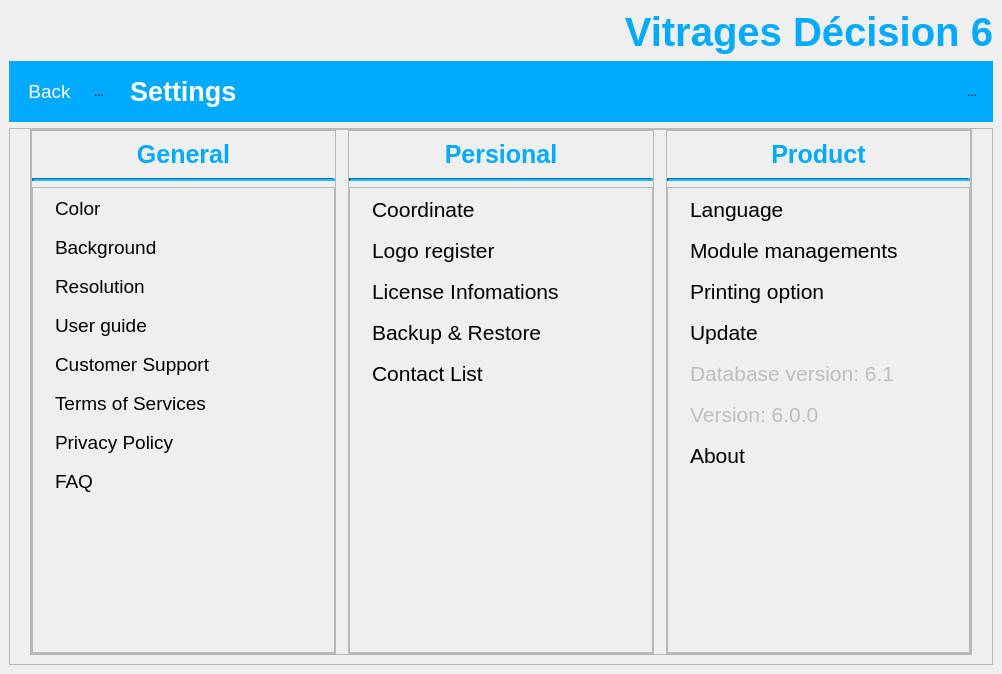
<?xml version="1.0" encoding="UTF-8"?>
<ui version="4.0">
 <class>SettingScreen</class>
 <widget class="QMainWindow" name="SettingScreen">
  <property name="geometry">
   <rect>
    <x>0</x>
    <y>0</y>
    <width>1002</width>
    <height>674</height>
   </rect>
  </property>
  <property name="windowTitle">
   <string>Vitrages Décision 6</string>
  </property>
  <property name="windowIcon">
   <iconset resource="design_res.qrc">
    <normaloff>:/design/images/logo.ico</normaloff>:/design/images/logo.ico</iconset>
  </property>
  <widget class="QWidget" name="centralwidget">
   <layout class="QVBoxLayout" name="verticalLayout">
    <item>
     <widget class="QFrame" name="frameHeader">
      <property name="frameShape">
       <enum>QFrame::NoFrame</enum>
      </property>
      <property name="frameShadow">
       <enum>QFrame::Raised</enum>
      </property>
      <layout class="QVBoxLayout" name="verticalLayout_2">
       <property name="leftMargin">
        <number>0</number>
       </property>
       <property name="topMargin">
        <number>0</number>
       </property>
       <property name="rightMargin">
        <number>0</number>
       </property>
       <property name="bottomMargin">
        <number>0</number>
       </property>
       <item>
        <widget class="QLabel" name="lblProductName">
         <property name="font">
          <font>
           <pointsize>30</pointsize>
           <weight>75</weight>
           <bold>true</bold>
          </font>
         </property>
         <property name="styleSheet">
          <string notr="true">color: rgb(0, 170, 255);</string>
         </property>
         <property name="text">
          <string>Vitrages Décision 6</string>
         </property>
         <property name="alignment">
          <set>Qt::AlignRight|Qt::AlignTrailing|Qt::AlignVCenter</set>
         </property>
        </widget>
       </item>
       <item>
        <widget class="QFrame" name="frameTitle">
         <property name="styleSheet">
          <string notr="true">background-color: rgb(0, 170, 255);</string>
         </property>
         <property name="frameShape">
          <enum>QFrame::NoFrame</enum>
         </property>
         <property name="frameShadow">
          <enum>QFrame::Raised</enum>
         </property>
         <layout class="QHBoxLayout" name="horizontalLayout">
          <item>
           <widget class="VToolButton" name="btnBack">
            <property name="font">
             <font>
              <pointsize>14</pointsize>
             </font>
            </property>
            <property name="styleSheet">
             <string notr="true">color: rgb(255, 255, 255);
border-image: url(:/design/images/back.png) 0 0 0 0 stretch stretch;
height:35px;
padding-left:5px;
padding-bottom:3px;</string>
            </property>
            <property name="text">
             <string>Back</string>
            </property>
            <property name="iconSize">
             <size>
              <width>32</width>
              <height>32</height>
             </size>
            </property>
            <property name="autoRepeat">
             <bool>false</bool>
            </property>
            <property name="toolButtonStyle">
             <enum>Qt::ToolButtonFollowStyle</enum>
            </property>
            <property name="autoRaise">
             <bool>true</bool>
            </property>
           </widget>
          </item>
          <item>
           <widget class="VToolButton" name="btnHome">
            <property name="text">
             <string>...</string>
            </property>
            <property name="icon">
             <iconset resource="design_res.qrc">
              <normaloff>:/design/images/header/home.png</normaloff>:/design/images/header/home.png</iconset>
            </property>
            <property name="iconSize">
             <size>
              <width>32</width>
              <height>32</height>
             </size>
            </property>
            <property name="autoRaise">
             <bool>true</bool>
            </property>
           </widget>
          </item>
          <item>
           <widget class="QLabel" name="lblIcon">
            <property name="text">
             <string/>
            </property>
            <property name="pixmap">
             <pixmap resource="design_res.qrc">:/design/images/title/setting.png</pixmap>
            </property>
           </widget>
          </item>
          <item>
           <widget class="QLabel" name="lblSetting">
            <property name="font">
             <font>
              <pointsize>20</pointsize>
              <weight>75</weight>
              <bold>true</bold>
             </font>
            </property>
            <property name="styleSheet">
             <string notr="true">color: rgb(255, 255, 255);</string>
            </property>
            <property name="text">
             <string>Settings</string>
            </property>
           </widget>
          </item>
          <item>
           <spacer name="horizontalSpacer">
            <property name="orientation">
             <enum>Qt::Horizontal</enum>
            </property>
            <property name="sizeHint" stdset="0">
             <size>
              <width>40</width>
              <height>20</height>
             </size>
            </property>
           </spacer>
          </item>
          <item>
           <widget class="VToolButton" name="btnQuit">
            <property name="text">
             <string>...</string>
            </property>
            <property name="icon">
             <iconset resource="design_res.qrc">
              <normaloff>:/design/images/header/shut_down.png</normaloff>:/design/images/header/shut_down.png</iconset>
            </property>
            <property name="iconSize">
             <size>
              <width>32</width>
              <height>32</height>
             </size>
            </property>
            <property name="autoRaise">
             <bool>true</bool>
            </property>
           </widget>
          </item>
         </layout>
        </widget>
       </item>
      </layout>
     </widget>
    </item>
    <item>
     <widget class="QFrame" name="frame">
      <property name="sizePolicy">
       <sizepolicy hsizetype="Preferred" vsizetype="Expanding">
        <horstretch>0</horstretch>
        <verstretch>0</verstretch>
       </sizepolicy>
      </property>
      <property name="frameShape">
       <enum>QFrame::StyledPanel</enum>
      </property>
      <property name="frameShadow">
       <enum>QFrame::Raised</enum>
      </property>
      <layout class="QVBoxLayout" name="verticalLayout_3">
       <property name="leftMargin">
        <number>20</number>
       </property>
       <property name="topMargin">
        <number>0</number>
       </property>
       <property name="rightMargin">
        <number>20</number>
       </property>
       <item>
        <widget class="QFrame" name="frame_2">
         <property name="styleSheet">
          <string notr="true"/>
         </property>
         <property name="frameShape">
          <enum>QFrame::StyledPanel</enum>
         </property>
         <property name="frameShadow">
          <enum>QFrame::Raised</enum>
         </property>
         <layout class="QHBoxLayout" name="horizontalLayout_2">
          <property name="spacing">
           <number>12</number>
          </property>
          <property name="leftMargin">
           <number>0</number>
          </property>
          <property name="topMargin">
           <number>0</number>
          </property>
          <property name="rightMargin">
           <number>0</number>
          </property>
          <property name="bottomMargin">
           <number>0</number>
          </property>
          <item>
           <widget class="QFrame" name="frame_3">
            <property name="frameShape">
             <enum>QFrame::StyledPanel</enum>
            </property>
            <property name="frameShadow">
             <enum>QFrame::Raised</enum>
            </property>
            <layout class="QVBoxLayout" name="verticalLayout_4">
             <property name="leftMargin">
              <number>0</number>
             </property>
             <property name="topMargin">
              <number>0</number>
             </property>
             <property name="rightMargin">
              <number>0</number>
             </property>
             <property name="bottomMargin">
              <number>0</number>
             </property>
             <item>
              <widget class="QFrame" name="frame_6">
               <property name="frameShape">
                <enum>QFrame::NoFrame</enum>
               </property>
               <property name="frameShadow">
                <enum>QFrame::Raised</enum>
               </property>
               <layout class="QVBoxLayout" name="verticalLayout_10">
                <property name="spacing">
                 <number>0</number>
                </property>
                <property name="leftMargin">
                 <number>0</number>
                </property>
                <property name="topMargin">
                 <number>0</number>
                </property>
                <property name="rightMargin">
                 <number>0</number>
                </property>
                <property name="bottomMargin">
                 <number>0</number>
                </property>
                <item>
                 <widget class="QFrame" name="frameTitleTools">
                  <property name="frameShape">
                   <enum>QFrame::NoFrame</enum>
                  </property>
                  <property name="frameShadow">
                   <enum>QFrame::Raised</enum>
                  </property>
                  <layout class="QHBoxLayout" name="horizontalLayout_4">
                   <item>
                    <widget class="QLabel" name="lblTools">
                     <property name="font">
                      <font>
                       <pointsize>19</pointsize>
                       <weight>75</weight>
                       <bold>true</bold>
                      </font>
                     </property>
                     <property name="styleSheet">
                      <string notr="true">color: rgb(0, 170, 255);</string>
                     </property>
                     <property name="text">
                      <string>General</string>
                     </property>
                     <property name="alignment">
                      <set>Qt::AlignCenter</set>
                     </property>
                    </widget>
                   </item>
                  </layout>
                 </widget>
                </item>
                <item>
                 <widget class="Line" name="line_4">
                  <property name="styleSheet">
                   <string notr="true">background-color: rgb(0, 170, 255);</string>
                  </property>
                  <property name="lineWidth">
                   <number>3</number>
                  </property>
                  <property name="orientation">
                   <enum>Qt::Horizontal</enum>
                  </property>
                 </widget>
                </item>
               </layout>
              </widget>
             </item>
             <item>
              <widget class="QFrame" name="frame_7">
               <property name="sizePolicy">
                <sizepolicy hsizetype="Preferred" vsizetype="Expanding">
                 <horstretch>0</horstretch>
                 <verstretch>0</verstretch>
                </sizepolicy>
               </property>
               <property name="frameShape">
                <enum>QFrame::StyledPanel</enum>
               </property>
               <property name="frameShadow">
                <enum>QFrame::Raised</enum>
               </property>
               <layout class="QGridLayout" name="gridLayout">
                <property name="verticalSpacing">
                 <number>16</number>
                </property>
                <item row="0" column="0">
                 <widget class="QLabel" name="label">
                  <property name="text">
                   <string/>
                  </property>
                  <property name="pixmap">
                   <pixmap resource="design_res.qrc">:/design/images/settings/color.png</pixmap>
                  </property>
                 </widget>
                </item>
                <item row="0" column="1">
                 <widget class="VLabel" name="label_2">
                  <property name="font">
                   <font>
                    <pointsize>14</pointsize>
                   </font>
                  </property>
                  <property name="text">
                   <string>Color</string>
                  </property>
                 </widget>
                </item>
                <item row="1" column="0">
                 <widget class="QLabel" name="label_3">
                  <property name="text">
                   <string/>
                  </property>
                  <property name="pixmap">
                   <pixmap resource="design_res.qrc">:/design/images/settings/background.png</pixmap>
                  </property>
                 </widget>
                </item>
                <item row="2" column="0">
                 <widget class="QLabel" name="label_4">
                  <property name="text">
                   <string/>
                  </property>
                  <property name="pixmap">
                   <pixmap resource="design_res.qrc">:/design/images/settings/resolution.png</pixmap>
                  </property>
                 </widget>
                </item>
                <item row="3" column="0">
                 <widget class="QLabel" name="label_5">
                  <property name="text">
                   <string/>
                  </property>
                  <property name="pixmap">
                   <pixmap resource="design_res.qrc">:/design/images/settings/guide.png</pixmap>
                  </property>
                 </widget>
                </item>
                <item row="4" column="0">
                 <widget class="QLabel" name="label_6">
                  <property name="text">
                   <string/>
                  </property>
                  <property name="pixmap">
                   <pixmap resource="design_res.qrc">:/design/images/settings/telephone.png</pixmap>
                  </property>
                 </widget>
                </item>
                <item row="7" column="1">
                 <widget class="VLabel" name="label_10">
                  <property name="font">
                   <font>
                    <pointsize>14</pointsize>
                   </font>
                  </property>
                  <property name="text">
                   <string>FAQ</string>
                  </property>
                 </widget>
                </item>
                <item row="6" column="1">
                 <widget class="VLabel" name="label_11">
                  <property name="font">
                   <font>
                    <pointsize>14</pointsize>
                   </font>
                  </property>
                  <property name="text">
                   <string>Privacy Policy</string>
                  </property>
                 </widget>
                </item>
                <item row="5" column="1">
                 <widget class="VLabel" name="label_12">
                  <property name="font">
                   <font>
                    <pointsize>14</pointsize>
                   </font>
                  </property>
                  <property name="text">
                   <string>Terms of Services</string>
                  </property>
                 </widget>
                </item>
                <item row="4" column="1">
                 <widget class="VLabel" name="label_13">
                  <property name="sizePolicy">
                   <sizepolicy hsizetype="Expanding" vsizetype="Preferred">
                    <horstretch>0</horstretch>
                    <verstretch>0</verstretch>
                   </sizepolicy>
                  </property>
                  <property name="font">
                   <font>
                    <pointsize>14</pointsize>
                   </font>
                  </property>
                  <property name="text">
                   <string>Customer Support</string>
                  </property>
                 </widget>
                </item>
                <item row="3" column="1">
                 <widget class="VLabel" name="label_14">
                  <property name="font">
                   <font>
                    <pointsize>14</pointsize>
                   </font>
                  </property>
                  <property name="text">
                   <string>User guide</string>
                  </property>
                 </widget>
                </item>
                <item row="2" column="1">
                 <widget class="VLabel" name="label_15">
                  <property name="font">
                   <font>
                    <pointsize>14</pointsize>
                   </font>
                  </property>
                  <property name="text">
                   <string>Resolution</string>
                  </property>
                 </widget>
                </item>
                <item row="1" column="1">
                 <widget class="VLabel" name="label_16">
                  <property name="font">
                   <font>
                    <pointsize>14</pointsize>
                   </font>
                  </property>
                  <property name="text">
                   <string>Background</string>
                  </property>
                 </widget>
                </item>
                <item row="8" column="1">
                 <spacer name="verticalSpacer_3">
                  <property name="orientation">
                   <enum>Qt::Vertical</enum>
                  </property>
                  <property name="sizeHint" stdset="0">
                   <size>
                    <width>20</width>
                    <height>40</height>
                   </size>
                  </property>
                 </spacer>
                </item>
               </layout>
              </widget>
             </item>
            </layout>
           </widget>
          </item>
          <item>
           <widget class="QFrame" name="frame_4">
            <property name="frameShape">
             <enum>QFrame::StyledPanel</enum>
            </property>
            <property name="frameShadow">
             <enum>QFrame::Raised</enum>
            </property>
            <layout class="QVBoxLayout" name="verticalLayout_5">
             <property name="leftMargin">
              <number>0</number>
             </property>
             <property name="topMargin">
              <number>0</number>
             </property>
             <property name="rightMargin">
              <number>0</number>
             </property>
             <property name="bottomMargin">
              <number>0</number>
             </property>
             <item>
              <widget class="QFrame" name="frame_8">
               <property name="frameShape">
                <enum>QFrame::NoFrame</enum>
               </property>
               <property name="frameShadow">
                <enum>QFrame::Raised</enum>
               </property>
               <layout class="QVBoxLayout" name="verticalLayout_11">
                <property name="spacing">
                 <number>0</number>
                </property>
                <property name="leftMargin">
                 <number>0</number>
                </property>
                <property name="topMargin">
                 <number>0</number>
                </property>
                <property name="rightMargin">
                 <number>0</number>
                </property>
                <property name="bottomMargin">
                 <number>0</number>
                </property>
                <item>
                 <widget class="QFrame" name="frameTitleTools_2">
                  <property name="frameShape">
                   <enum>QFrame::NoFrame</enum>
                  </property>
                  <property name="frameShadow">
                   <enum>QFrame::Raised</enum>
                  </property>
                  <layout class="QHBoxLayout" name="horizontalLayout_5">
                   <item>
                    <widget class="QLabel" name="lblTools_2">
                     <property name="font">
                      <font>
                       <pointsize>19</pointsize>
                       <weight>75</weight>
                       <bold>true</bold>
                      </font>
                     </property>
                     <property name="styleSheet">
                      <string notr="true">color: rgb(0, 170, 255);</string>
                     </property>
                     <property name="text">
                      <string>Persional</string>
                     </property>
                     <property name="alignment">
                      <set>Qt::AlignCenter</set>
                     </property>
                    </widget>
                   </item>
                  </layout>
                 </widget>
                </item>
                <item>
                 <widget class="Line" name="line_5">
                  <property name="styleSheet">
                   <string notr="true">background-color: rgb(0, 170, 255);</string>
                  </property>
                  <property name="lineWidth">
                   <number>3</number>
                  </property>
                  <property name="orientation">
                   <enum>Qt::Horizontal</enum>
                  </property>
                 </widget>
                </item>
               </layout>
              </widget>
             </item>
             <item>
              <widget class="QFrame" name="frame_9">
               <property name="sizePolicy">
                <sizepolicy hsizetype="Preferred" vsizetype="Expanding">
                 <horstretch>0</horstretch>
                 <verstretch>0</verstretch>
                </sizepolicy>
               </property>
               <property name="frameShape">
                <enum>QFrame::StyledPanel</enum>
               </property>
               <property name="frameShadow">
                <enum>QFrame::Raised</enum>
               </property>
               <layout class="QGridLayout" name="gridLayout_2">
                <property name="verticalSpacing">
                 <number>16</number>
                </property>
                <item row="0" column="0">
                 <widget class="QLabel" name="lblIconCoordinate">
                  <property name="text">
                   <string/>
                  </property>
                  <property name="pixmap">
                   <pixmap resource="design_res.qrc">:/design/images/settings/user_info.png</pixmap>
                  </property>
                 </widget>
                </item>
                <item row="4" column="1">
                 <widget class="VLabel" name="label_17">
                  <property name="font">
                   <font>
                    <pointsize>16</pointsize>
                   </font>
                  </property>
                  <property name="text">
                   <string>Contact List</string>
                  </property>
                 </widget>
                </item>
                <item row="4" column="0">
                 <widget class="QLabel" name="label_27">
                  <property name="text">
                   <string/>
                  </property>
                  <property name="pixmap">
                   <pixmap resource="design_res.qrc">:/design/images/settings/phone_book.png</pixmap>
                  </property>
                 </widget>
                </item>
                <item row="3" column="1">
                 <widget class="VLabel" name="label_18">
                  <property name="font">
                   <font>
                    <pointsize>16</pointsize>
                   </font>
                  </property>
                  <property name="text">
                   <string>Backup &amp; Restore</string>
                  </property>
                 </widget>
                </item>
                <item row="3" column="0">
                 <widget class="QLabel" name="label_21">
                  <property name="text">
                   <string/>
                  </property>
                  <property name="pixmap">
                   <pixmap resource="design_res.qrc">:/design/images/settings/backup_restore.png</pixmap>
                  </property>
                 </widget>
                </item>
                <item row="2" column="1">
                 <widget class="VLabel" name="label_29">
                  <property name="sizePolicy">
                   <sizepolicy hsizetype="Expanding" vsizetype="Preferred">
                    <horstretch>0</horstretch>
                    <verstretch>0</verstretch>
                   </sizepolicy>
                  </property>
                  <property name="font">
                   <font>
                    <pointsize>16</pointsize>
                   </font>
                  </property>
                  <property name="text">
                   <string>License Infomations</string>
                  </property>
                 </widget>
                </item>
                <item row="2" column="0">
                 <widget class="QLabel" name="label_23">
                  <property name="text">
                   <string/>
                  </property>
                  <property name="pixmap">
                   <pixmap resource="design_res.qrc">:/design/images/settings/license.png</pixmap>
                  </property>
                 </widget>
                </item>
                <item row="1" column="1">
                 <widget class="VLabel" name="label_20">
                  <property name="font">
                   <font>
                    <pointsize>16</pointsize>
                   </font>
                  </property>
                  <property name="text">
                   <string>Logo register</string>
                  </property>
                 </widget>
                </item>
                <item row="1" column="0">
                 <widget class="QLabel" name="label_26">
                  <property name="text">
                   <string/>
                  </property>
                  <property name="pixmap">
                   <pixmap resource="design_res.qrc">:/design/images/settings/logo_register.png</pixmap>
                  </property>
                 </widget>
                </item>
                <item row="0" column="1">
                 <widget class="VLabel" name="lblCoordinate">
                  <property name="font">
                   <font>
                    <pointsize>16</pointsize>
                   </font>
                  </property>
                  <property name="text">
                   <string>Coordinate</string>
                  </property>
                 </widget>
                </item>
                <item row="5" column="1">
                 <spacer name="verticalSpacer_2">
                  <property name="orientation">
                   <enum>Qt::Vertical</enum>
                  </property>
                  <property name="sizeHint" stdset="0">
                   <size>
                    <width>20</width>
                    <height>40</height>
                   </size>
                  </property>
                 </spacer>
                </item>
               </layout>
              </widget>
             </item>
            </layout>
           </widget>
          </item>
          <item>
           <widget class="QFrame" name="frame_5">
            <property name="frameShape">
             <enum>QFrame::StyledPanel</enum>
            </property>
            <property name="frameShadow">
             <enum>QFrame::Raised</enum>
            </property>
            <layout class="QVBoxLayout" name="verticalLayout_6">
             <property name="leftMargin">
              <number>0</number>
             </property>
             <property name="topMargin">
              <number>0</number>
             </property>
             <property name="rightMargin">
              <number>0</number>
             </property>
             <property name="bottomMargin">
              <number>0</number>
             </property>
             <item>
              <widget class="QFrame" name="frame_10">
               <property name="frameShape">
                <enum>QFrame::NoFrame</enum>
               </property>
               <property name="frameShadow">
                <enum>QFrame::Raised</enum>
               </property>
               <layout class="QVBoxLayout" name="verticalLayout_12">
                <property name="spacing">
                 <number>0</number>
                </property>
                <property name="leftMargin">
                 <number>0</number>
                </property>
                <property name="topMargin">
                 <number>0</number>
                </property>
                <property name="rightMargin">
                 <number>0</number>
                </property>
                <property name="bottomMargin">
                 <number>0</number>
                </property>
                <item>
                 <widget class="QFrame" name="frameTitleTools_3">
                  <property name="frameShape">
                   <enum>QFrame::NoFrame</enum>
                  </property>
                  <property name="frameShadow">
                   <enum>QFrame::Raised</enum>
                  </property>
                  <layout class="QHBoxLayout" name="horizontalLayout_6">
                   <item>
                    <widget class="QLabel" name="lblTools_3">
                     <property name="font">
                      <font>
                       <pointsize>19</pointsize>
                       <weight>75</weight>
                       <bold>true</bold>
                      </font>
                     </property>
                     <property name="styleSheet">
                      <string notr="true">color: rgb(0, 170, 255);</string>
                     </property>
                     <property name="text">
                      <string>Product</string>
                     </property>
                     <property name="alignment">
                      <set>Qt::AlignCenter</set>
                     </property>
                    </widget>
                   </item>
                  </layout>
                 </widget>
                </item>
                <item>
                 <widget class="Line" name="line_6">
                  <property name="styleSheet">
                   <string notr="true">background-color: rgb(0, 170, 255);</string>
                  </property>
                  <property name="lineWidth">
                   <number>3</number>
                  </property>
                  <property name="orientation">
                   <enum>Qt::Horizontal</enum>
                  </property>
                 </widget>
                </item>
               </layout>
              </widget>
             </item>
             <item>
              <widget class="QFrame" name="frame_11">
               <property name="sizePolicy">
                <sizepolicy hsizetype="Preferred" vsizetype="Expanding">
                 <horstretch>0</horstretch>
                 <verstretch>0</verstretch>
                </sizepolicy>
               </property>
               <property name="frameShape">
                <enum>QFrame::StyledPanel</enum>
               </property>
               <property name="frameShadow">
                <enum>QFrame::Raised</enum>
               </property>
               <layout class="QGridLayout" name="gridLayout_3">
                <property name="verticalSpacing">
                 <number>16</number>
                </property>
                <item row="1" column="0">
                 <widget class="QLabel" name="label_42">
                  <property name="text">
                   <string/>
                  </property>
                  <property name="pixmap">
                   <pixmap resource="design_res.qrc">:/design/images/settings/management.png</pixmap>
                  </property>
                 </widget>
                </item>
                <item row="0" column="0">
                 <widget class="QLabel" name="label_41">
                  <property name="text">
                   <string/>
                  </property>
                  <property name="pixmap">
                   <pixmap resource="design_res.qrc">:/design/images/settings/translate.png</pixmap>
                  </property>
                 </widget>
                </item>
                <item row="0" column="1">
                 <widget class="VLabel" name="label_47">
                  <property name="font">
                   <font>
                    <pointsize>16</pointsize>
                   </font>
                  </property>
                  <property name="text">
                   <string>Language</string>
                  </property>
                 </widget>
                </item>
                <item row="1" column="1">
                 <widget class="VLabel" name="label_36">
                  <property name="font">
                   <font>
                    <pointsize>16</pointsize>
                   </font>
                  </property>
                  <property name="text">
                   <string>Module managements</string>
                  </property>
                 </widget>
                </item>
                <item row="2" column="0">
                 <widget class="QLabel" name="label_39">
                  <property name="text">
                   <string/>
                  </property>
                  <property name="pixmap">
                   <pixmap resource="design_res.qrc">:/design/images/settings/print.png</pixmap>
                  </property>
                 </widget>
                </item>
                <item row="2" column="1">
                 <widget class="VLabel" name="label_45">
                  <property name="font">
                   <font>
                    <pointsize>16</pointsize>
                   </font>
                  </property>
                  <property name="text">
                   <string>Printing option</string>
                  </property>
                 </widget>
                </item>
                <item row="3" column="0">
                 <widget class="QLabel" name="label_37">
                  <property name="text">
                   <string/>
                  </property>
                  <property name="pixmap">
                   <pixmap resource="design_res.qrc">:/design/images/settings/update.png</pixmap>
                  </property>
                 </widget>
                </item>
                <item row="3" column="1">
                 <widget class="VLabel" name="label_34">
                  <property name="sizePolicy">
                   <sizepolicy hsizetype="Expanding" vsizetype="Preferred">
                    <horstretch>0</horstretch>
                    <verstretch>0</verstretch>
                   </sizepolicy>
                  </property>
                  <property name="font">
                   <font>
                    <pointsize>16</pointsize>
                   </font>
                  </property>
                  <property name="text">
                   <string>Update</string>
                  </property>
                 </widget>
                </item>
                <item row="4" column="1">
                 <widget class="QLabel" name="label_33">
                  <property name="enabled">
                   <bool>false</bool>
                  </property>
                  <property name="font">
                   <font>
                    <pointsize>16</pointsize>
                   </font>
                  </property>
                  <property name="text">
                   <string>Database version: 6.1</string>
                  </property>
                 </widget>
                </item>
                <item row="5" column="1">
                 <widget class="QLabel" name="label_38">
                  <property name="enabled">
                   <bool>false</bool>
                  </property>
                  <property name="font">
                   <font>
                    <pointsize>16</pointsize>
                   </font>
                  </property>
                  <property name="text">
                   <string>Version: 6.0.0</string>
                  </property>
                 </widget>
                </item>
                <item row="6" column="0">
                 <widget class="QLabel" name="label_35">
                  <property name="text">
                   <string/>
                  </property>
                  <property name="pixmap">
                   <pixmap resource="design_res.qrc">:/design/images/settings/about.png</pixmap>
                  </property>
                 </widget>
                </item>
                <item row="6" column="1">
                 <widget class="VLabel" name="lblAbout">
                  <property name="font">
                   <font>
                    <pointsize>16</pointsize>
                   </font>
                  </property>
                  <property name="text">
                   <string>About</string>
                  </property>
                 </widget>
                </item>
                <item row="7" column="1">
                 <spacer name="verticalSpacer">
                  <property name="orientation">
                   <enum>Qt::Vertical</enum>
                  </property>
                  <property name="sizeHint" stdset="0">
                   <size>
                    <width>20</width>
                    <height>40</height>
                   </size>
                  </property>
                 </spacer>
                </item>
               </layout>
              </widget>
             </item>
            </layout>
           </widget>
          </item>
         </layout>
        </widget>
       </item>
      </layout>
     </widget>
    </item>
   </layout>
  </widget>
 </widget>
 <customwidgets>
  <customwidget>
   <class>VLabel</class>
   <extends>QLabel</extends>
   <header location="global">widgets/vlabel.h</header>
  </customwidget>
  <customwidget>
   <class>VToolButton</class>
   <extends>QToolButton</extends>
   <header location="global">widgets/vtoolbutton.h</header>
  </customwidget>
 </customwidgets>
 <resources>
  <include location="design_res.qrc"/>
 </resources>
 <connections/>
</ui>
